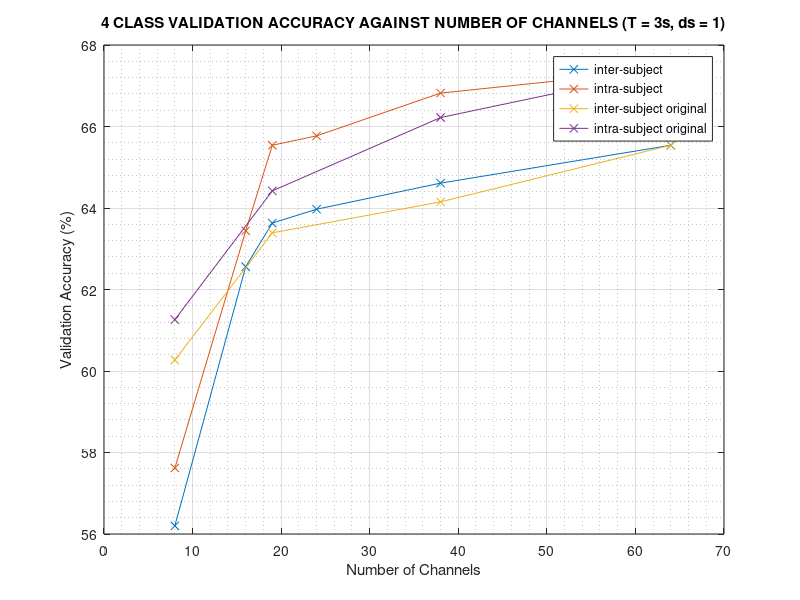
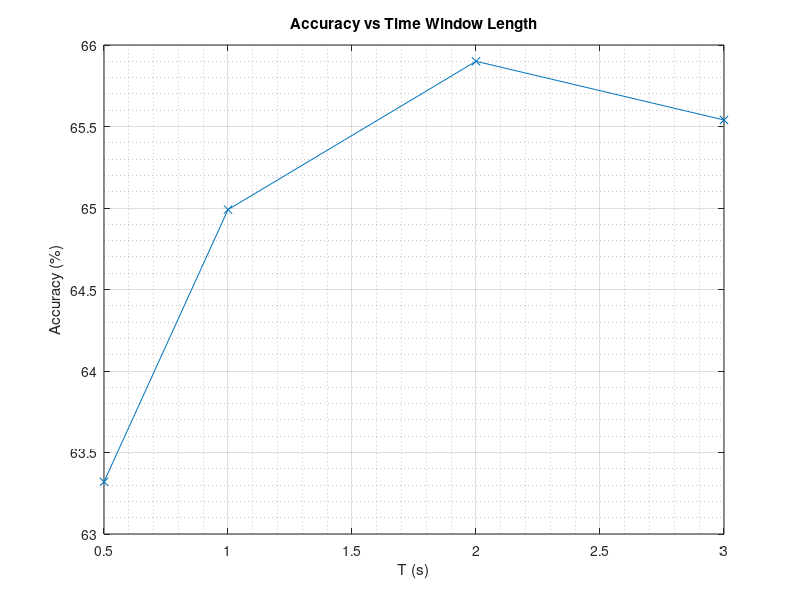
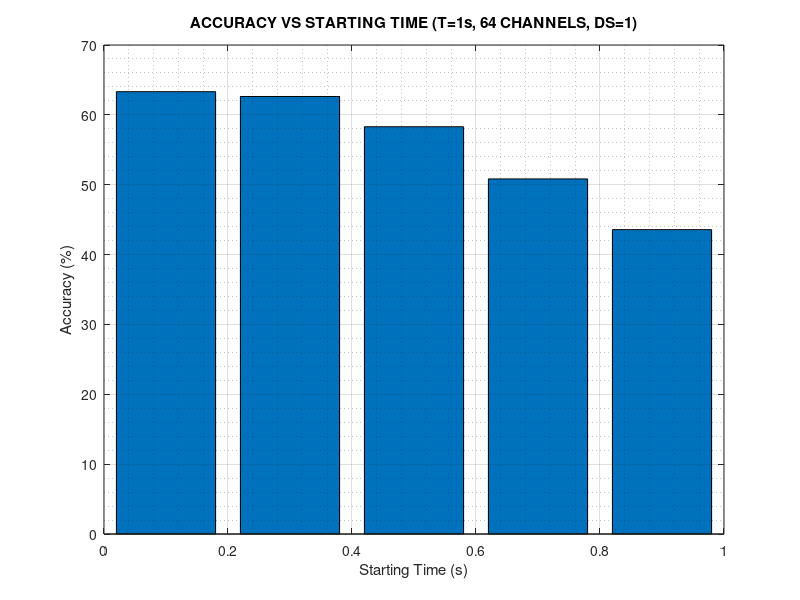
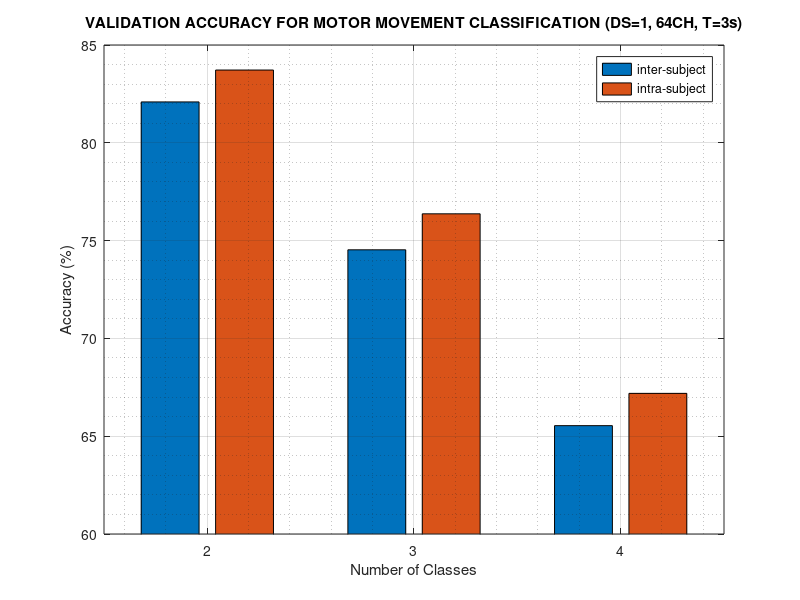

These figures' MATLAB source, in order:
channels = [8,16,19,24,38,64];
inter = [56.20,62.56,63.63,63.97,64.61,65.54];
intra = [57.62,63.44,65.54,65.77,66.82,67.41];

channels_ori = [8,19,38,64];
inter_ori = [60.27,63.39,64.15,65.54];
intra_ori = [61.26, 64.42,66.22,67.41];
% ----
acc_t = [63.32,64.99,65.90,65.54];
t = [0.5,1,2,3];
% ----
acc_shift = [63.32,62.63,58.30,50.83,43.57];
t_shift = [0.1,0.3,0.5,0.7,0.9];
% ----
class = [2,3,4];
inter_intra_cl = [82.09 83.72; 74.53 76.37; 65.54 67.19];
% ----

figure(1);
plot(channels, inter, '-x');
hold on;
plot(channels, intra, '-x');
plot(channels_ori, inter_ori, '-x');
plot(channels_ori, intra_ori, '-x');
xlabel('Number of Channels');
ylabel('Validation Accuracy (%)');
title('4 CLASS VALIDATION ACCURACY AGAINST NUMBER OF CHANNELS (T = 3s, ds = 1)');
legend('inter-subject', 'intra-subject', 'inter-subject original', 'intra-subject original');
grid on;
grid minor;
hold off;

figure(2);
plot(t, acc_t, '-x');
xlabel('T (s)');
ylabel('Accuracy (%)');
title('Accuracy vs Time Window Length');
grid on;
grid minor;

figure(3);
bar(t_shift, acc_shift);
xlabel('Starting Time (s)');
ylabel('Accuracy (%)');
title('ACCURACY VS STARTING TIME (T=1s, 64 CHANNELS, DS=1)');
grid on;
grid minor;

figure(4);
bar(class, inter_intra_cl);
ylim([60 85]);
xlabel('Number of Classes');
ylabel('Accuracy (%)');
title('VALIDATION ACCURACY FOR MOTOR MOVEMENT CLASSIFICATION (DS=1, 64CH, T=3s)');
legend('inter-subject', 'intra-subject');
grid on;
grid minor;